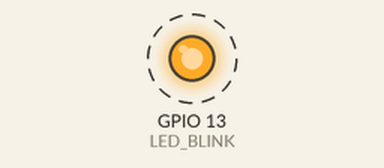
A sketch run on a simulated ESP32. Shown: output pins drawn as LEDs (lit = HIGH). Dashed ring = blinking.

Above: at 0.5 s.
Timing chart, 0 to 4.6 s (numbered marks = the images above):
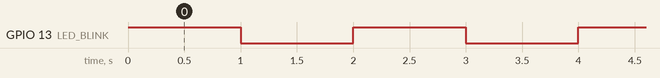

Measured:
- by itself, GPIO 13 (LED_BLINK): alternates HIGH for 1.0 s and LOW for 1.0 s

The sketch:

ESP32_TTGO-T-Call.ino
```cpp
/*
  https://www.arduino.cc/en/Tutorial/BuiltInExamples/Blink
*/
#define LED_BLINK  13
// the setup function runs once when you press reset or power the board
void setup() {
  // initialize digital pin LED_BLINK as an output.
  pinMode(LED_BLINK, OUTPUT);
}

// the loop function runs over and over again forever
void loop() {
  digitalWrite(LED_BLINK, HIGH);   // turn the LED on (HIGH is the voltage level)
  delay(1000);                       // wait for a second
  digitalWrite(LED_BLINK, LOW);    // turn the LED off by making the voltage LOW
  delay(1000);                       // wait for a second
}
```
